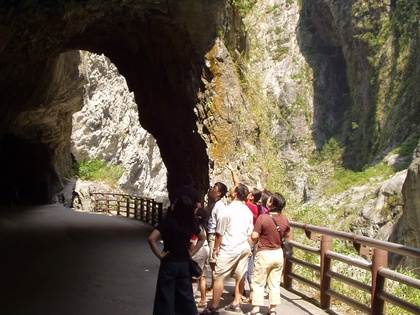
%> input picture data/Input_image_5.JPG, 420 x 315 px, shrunk from 1024 x 768 before the run
$ octave hw2_5.m   (GNU Octave 9; MATLAB toolbox functions it lacks are replaced by stand-ins)
%> lines starting %> are read from the running program, lines starting %| are printed output that depends on the picture
### code/my_rgb2gray.m
function [ y ] = my_rgb2gray( image )
%MY_RGB2GRAY Summary of this function goes here
%   Detailed explanation goes here

for i = 1:size(image,1)
    for j = 1:size(image,2)
        y(i,j) = 0.299 * image(i,j,1) + 0.587 * image(i,j,2) + 0.114 * image(i,j,3);
    end
end


end

### code/my_histeq.m
function [ HIm ] = my_histeq( GIm )

HIm=uint8(zeros(size(GIm,1),size(GIm,2)));
numofpixels=size(GIm,1)*size(GIm,2);
freq=zeros(256,1);
probf=zeros(256,1);
probc=zeros(256,1);
cum=zeros(256,1);
output=zeros(256,1);

%freq counts the occurrence of each pixel value.
%The probability of each occurrence is calculated by probf.

for i = 1:size(GIm,1)
    for j = 1:size(GIm,2)
        value = GIm(i,j);
        freq(value+1) = freq(value+1) + 1;
        probf(value+1) = freq(value+1) / numofpixels;
    end
end

sum = 0;
no_bins = 255;

%The cumulative distribution probability is calculated.

for i = 1:size(probf)
   sum = sum + freq(i);
   cum(i) = sum;
   probc(i) = cum(i) / numofpixels;
   output(i) = round(probc(i) * no_bins);
end
for i = 1:size(GIm,1)
    for j = 1:size(GIm,2)
        HIm(i,j) = output(GIm(i,j)+1);
    end
end

end

### code/my_imfilter.m
function output = my_imfilter(image, filter)
% This function is intended to behave like the built in function imfilter()
% See 'help imfilter' or 'help conv2'. While terms like "filtering" and
% "convolution" might be used interchangeably, and they are indeed nearly
% the same thing, there is a difference:
% from 'help filter2'
%    2-D correlation is related to 2-D convolution by a 180 degree rotation
%    of the filter matrix.

% Your function should work for color images. Simply filter each color
% channel independently.

% Your function should work for filters of any width and height
% combination, as long as the width and height are odd (e.g. 1, 7, 9). This
% restriction makes it unambigious which pixel in the filter is the center
% pixel.

% Boundary handling can be tricky. The filter can't be centered on pixels
% at the image boundary without parts of the filter being out of bounds. If
% you look at 'help conv2' and 'help imfilter' you see that they have
% several options to deal with boundaries. You should simply recreate the
% default behavior of imfilter -- pad the input image with zeros, and
% return a filtered image which matches the input resolution. A better
% approach is to mirror the image content over the boundaries for padding.

% % Uncomment if you want to simply call imfilter so you can see the desired
% % behavior. When you write your actual solution, you can't use imfilter,
% % filter2, conv2, etc. Simply loop over all the pixels and do the actual
% % computation. It might be slow.
% % output = imfilter(image, filter);


[ r_im c_im ] = size(image);
[ r_fltr c_fltr ] = size(filter);
modi_im = zeros(r_im + r_fltr - 1, c_im + c_fltr - 1);
output = zeros(r_im, c_im);


for i = 1:size(modi_im,1)
    for j = 1:size(modi_im,2)
        if (i == 1) && (j == 1)
            modi_im(i,j) = image(i,j);
        elseif (i == 1) && (j >= 2) && (j <= size(image,2) + 1)
            modi_im(i,j) = image(i,j-1);
        elseif (i == 1) && (j == size(modi_im,2))
            modi_im(i,j) = image(i,j-2);

        elseif (i >= 2) && (i <= size(image,1) + 1) && (j == 1)
            modi_im(i,j) = image(i-1,j);
        elseif (i >= 2) && (i <= size(image,1) + 1) && (j >= 2) && (j <= size(image,2) + 1)
            modi_im(i,j) = image(i-1,j-1);
        elseif (i >= 2) && (i <= size(image,1) + 1) && (j == size(modi_im,2))
            modi_im(i,j) = image(i-1,j-2);

        elseif (i == size(modi_im,1)) && (j == 1)
            modi_im(i,j) = image(i-2,j);
        elseif (i == size(modi_im,1)) && (j >= 2) && (j <= size(image,2) + 1)
            modi_im(i,j) = image(i-2,j-1);
        else
            modi_im(i,j) = image(i-2,j-2);
        end
    end
end

%     modi_R_im = padarray(R_im, [ (r_fltr-1)/2 (c_fltr-1)/2 ], 'symmetric', 'both');
%     modi_G_im = padarray(G_im, [ (r_fltr-1)/2 (c_fltr-1)/2 ], 'symmetric', 'both');
%     modi_B_im = padarray(B_im, [ (r_fltr-1)/2 (c_fltr-1)/2 ], 'symmetric', 'both');

    for i = 1:size(image,1)
        for j = 1:size(image,2)
            output(i,j) = sum(sum(modi_im(i:i+r_fltr-1, j:j+c_fltr-1).*filter));
        end
    end
end


### code/my_fgauss.m
function [ f ] = my_fgauss( sigma )

      hsize = [3, 3];
      h1 = hsize (1)-1; h2 = hsize (2)-1;
      [x, y] = meshgrid(0:h2, 0:h1);
      x = x-h2/2; y = y-h1/2;
      gauss = exp( -( x.^2 + y.^2 ) / (2*sigma^2) );
      f = gauss / sum (gauss (:));

end

### code/hw2_5.m
clc;clear;close all;
input_im = imread('../data/input_image_5.jpg');
%> input_im is the input picture: size 315x420x3 uint8; mean R, G, B 101.4, 90.8, 73.8
my_gray_input = my_rgb2gray(input_im);
%> after the loop in my_rgb2gray, `for i = 1:size(image,1)`:
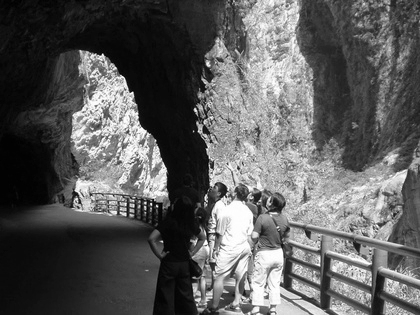
%> y: size 315x420 uint8; min 0, max 255, mean 92
figure, imshow(my_gray_input), title('1. Original Image (Grayscale)');
% figure, imhist(my_gray_input,64);
% log_gray_input = log(double(my_gray_input + 1));
% PQ = paddedsize(size(log_gray_input));
% F = fft2(log_gray_input,PQ(1),PQ(2));
% figure, imshow(fftshift(F), [0 1000]);
% Hp = (1 - lpfilter('gaussian', PQ(1), PQ(2), 100)) + 5;
% figure, imshow(fftshift(Hp), [ ]);
% Gp = Hp.*F;
% figure, imshow(fftshift(Gp), [0 1000]);
% gp = real(ifft2(Gp));
% gpc = gp(1:size(log_gray_input,1), 1:size(log_gray_input,2));
% figure, imshow(gpc, [ ]), title('Homomorphic filter');

he_input = my_histeq(uint8(my_gray_input));
%> after the loop in my_histeq, `for i = 1:size(GIm,1)`: freq = 256 values, max 3493 at index 12, min 0 at index 256, mean 516.8; probf = 256 values, max 0.0264 at index 12, min 0 at index 256, mean 0.00391
%> the loop in my_histeq, `for i = 1:size(probf)` made 256 passes
%> sum on passes 1 to 3: 4, 54, 1177
%> after the loop in my_histeq, `for i = 1:size(probf)`: cum = 256 values from 4 to 132300; output = 256 values from 0 to 255; probc = 256 values from 3.02e-05 to 1; sum = 132300
%> after the loop in my_histeq, `for i = 1:size(GIm,1)`:
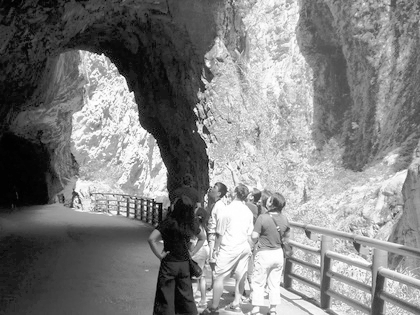
%> HIm: size 315x420 uint8; min 0, max 255, mean 128.4
% he_input = adapthisteq(my_gray_input,'ClipLimit',0.01,'NBins',1024,'Distribution','rayleigh');
% he_input = imadjust(gpc,[0 0.2],[ ],0.3);
figure, imhist(he_input,64);
%> after `imhist(he_input,64)`:
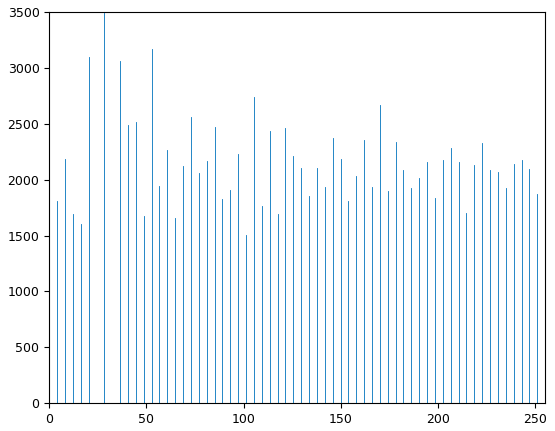
%> figure redrawn from the program's plot data; highest point at x = 28.33, y = 3493
figure, imshow(he_input), title('2. Enhance Contrast Using Histogram Equalization');

fgauss = my_fgauss(1);
g_blurred_im = my_imfilter(he_input,fgauss);
%> after the loop in my_imfilter, `for i = 1:size(modi_im,1)`:
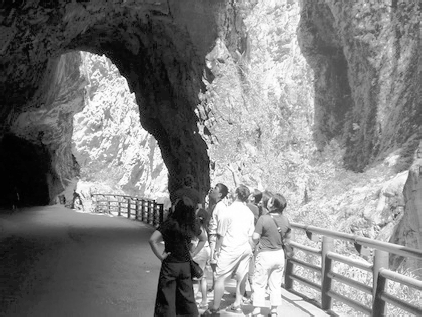
%> modi_im: size 317x422 double; min 0, max 255, mean 128

% [21 lines of commented-out code are left out]


output_im = input_im;
% [8 lines of commented-out code are left out]

v = g_blurred_im / 255;
output_im = rgb2hsv(input_im);
%> output_im: size 315x420x3 double; mean H, S, V 0.198, 0.353, 0.4
output_im(:,:,3) = v;
output_im(:,:,2) = output_im(:,:,2) * 1.5;
output_im = hsv2rgb(output_im);
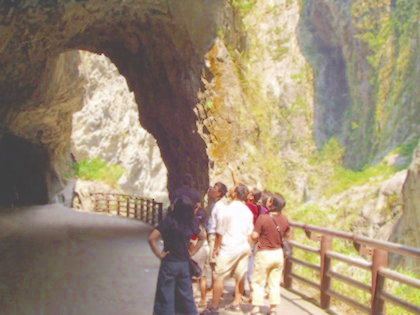
%> output_im: size 315x420x3 double; mean R, G, B 0.499, 0.415, 0.288; drawn with min black and max white

figure, imshowpair(input_im, output_im, 'montage'), title('Input Image vs. Output Image');
%> after `imshowpair(input_im, output_im, 'montage')`:
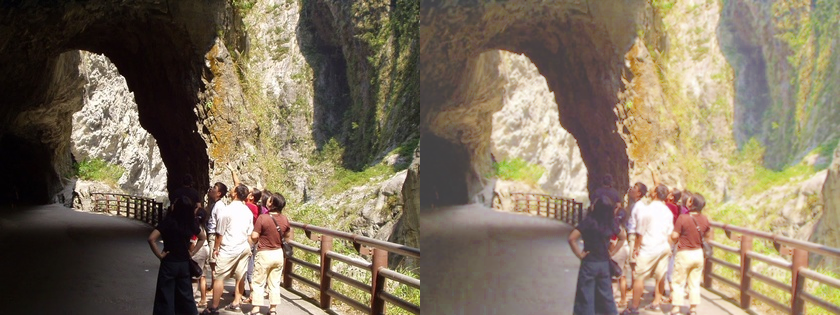
%> displayed picture: size 315x840x3, on the screen's scale of 0 to 255; mean R, G, B 130.4, 117.1, 96.5
imwrite(output_im, 'output_image_5.bmp');
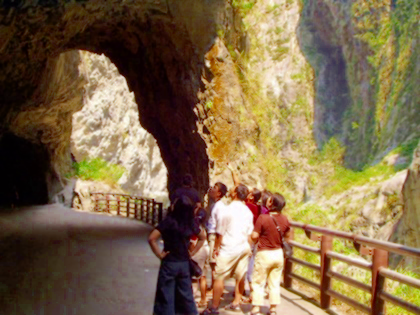
%> saved as output_image_5.bmp: size 315x420x3 uint8; mean R, G, B 127.1, 105.8, 73.8

$ run again, with data/Input_image_2.bmp saved as data/Input_image_5.JPG
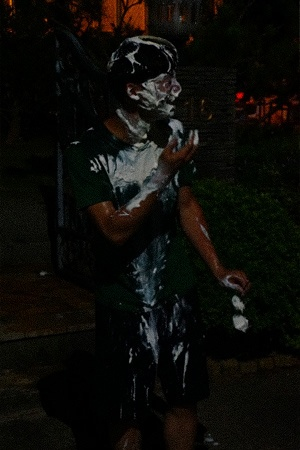
%> input picture data/Input_image_2.bmp, 300 x 450 px
%> input_im is the input picture: size 450x300x3 uint8; mean R, G, B 13.1, 12.4, 8.9
%> after the loop in my_histeq, `for i = 1:size(GIm,1)`: freq = 256 values, max 18810 at index 2, min 0 at index 156, mean 527.3; probf = 256 values, max 0.139 at index 2, min 0 at index 156, mean 0.00391
%> the loop in my_histeq, `for i = 1:size(probf)` made 256 passes
%> sum on passes 1 to 3: 7588, 26398, 38646
%> after the loop in my_histeq, `for i = 1:size(probf)`: cum = 256 values from 7588 to 135000; output = 256 values from 14 to 255; probc = 256 values from 0.0562 to 1; sum = 135000
%> after the loop in my_imfilter, `for i = 1:size(image,1)`:
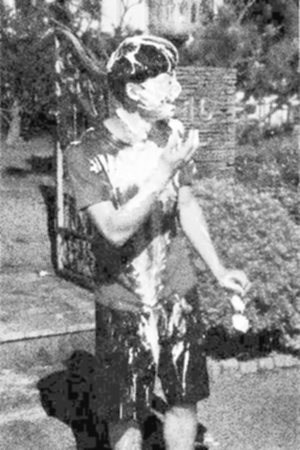
%> output: size 450x300 double; min 14, max 255, mean 134.9; mean of the top-left, top-right, bottom-left and bottom-right quarters 133.3, 146.5, 118, 142
%> `imwrite(output_im, 'output_image_5.bmp');`:
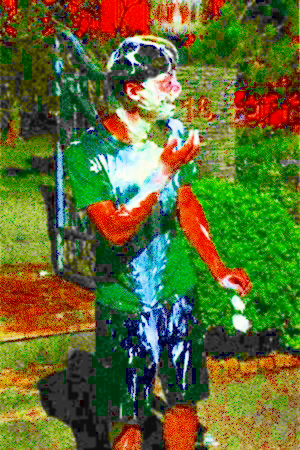
%> saved as output_image_5.bmp: size 450x300x3 uint8; mean R, G, B 95.6, 107.4, 48.2

$ run again, with data/Input_image_4.bmp saved as data/Input_image_5.JPG
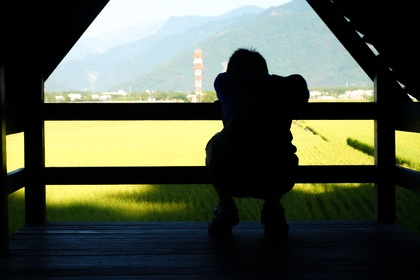
%> input picture data/Input_image_4.bmp, 420 x 280 px, shrunk from 900 x 600 before the run
%> input_im is the input picture: size 280x420x3 uint8; mean R, G, B 80.1, 86.5, 70
%> after the loop in my_rgb2gray, `for i = 1:size(image,1)`:
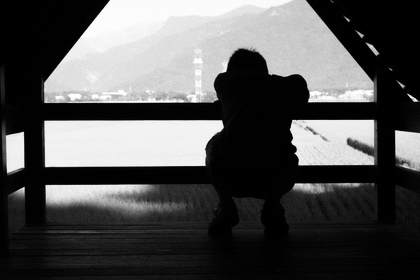
%> y: size 280x420 uint8; min 0, max 255, mean 82.7
%> after the loop in my_histeq, `for i = 1:size(GIm,1)`: freq = 256 values, max 19979 at index 2, min 0 at index 256, mean 459.4; probf = 256 values, max 0.17 at index 2, min 0 at index 256, mean 0.00391
%> the loop in my_histeq, `for i = 1:size(probf)` made 256 passes
%> sum on passes 1 to 3: 12499, 32478, 37708
%> after the loop in my_histeq, `for i = 1:size(probf)`: cum = 256 values from 12499 to 117600; output = 256 values from 27 to 255; probc = 256 values from 0.106 to 1; sum = 117600
%> `imwrite(output_im, 'output_image_5.bmp');`:
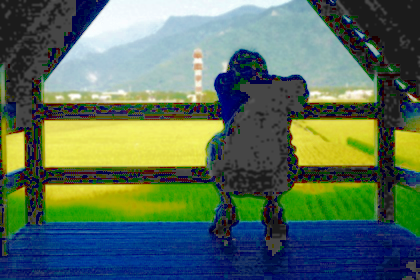
%> saved as output_image_5.bmp: size 280x420x3 uint8; mean R, G, B 89.1, 111.4, 91.6
